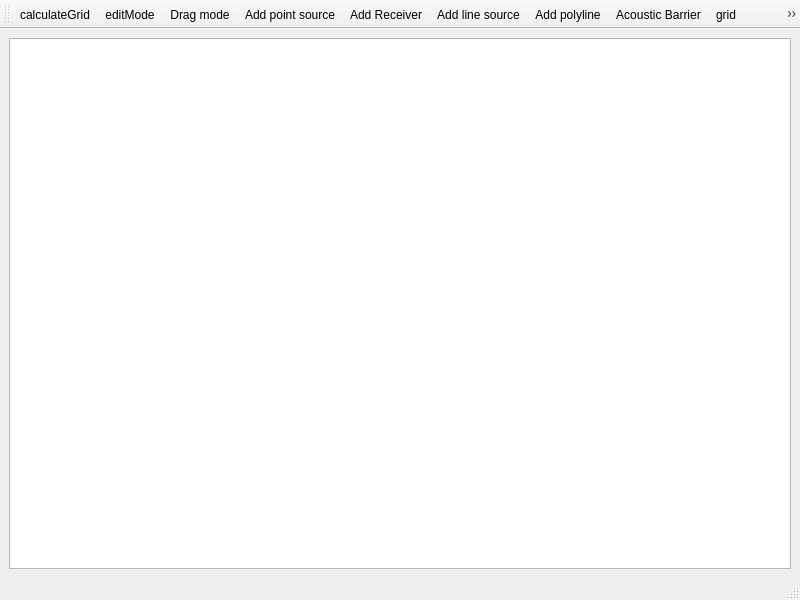
<?xml version="1.0" encoding="UTF-8"?>
<ui version="4.0">
 <class>MainWindow</class>
 <widget class="QMainWindow" name="MainWindow">
  <property name="geometry">
   <rect>
    <x>0</x>
    <y>0</y>
    <width>800</width>
    <height>600</height>
   </rect>
  </property>
  <property name="windowTitle">
   <string>MainWindow</string>
  </property>
  <widget class="QWidget" name="centralwidget">
   <layout class="QHBoxLayout" name="horizontalLayout">
    <item>
     <widget class="FnmQGraphicsView" name="graphicsView">
      <property name="verticalScrollBarPolicy">
       <enum>Qt::ScrollBarAlwaysOff</enum>
      </property>
      <property name="horizontalScrollBarPolicy">
       <enum>Qt::ScrollBarAlwaysOff</enum>
      </property>
      <property name="sizeAdjustPolicy">
       <enum>QAbstractScrollArea::AdjustIgnored</enum>
      </property>
     </widget>
    </item>
   </layout>
  </widget>
  <widget class="QMenuBar" name="menubar">
   <property name="geometry">
    <rect>
     <x>0</x>
     <y>0</y>
     <width>800</width>
     <height>19</height>
    </rect>
   </property>
  </widget>
  <widget class="QStatusBar" name="statusbar">
   <property name="layoutDirection">
    <enum>Qt::LeftToRight</enum>
   </property>
  </widget>
  <widget class="QToolBar" name="toolBar">
   <property name="windowTitle">
    <string>toolBar_2</string>
   </property>
   <property name="iconSize">
    <size>
     <width>36</width>
     <height>36</height>
    </size>
   </property>
   <attribute name="toolBarArea">
    <enum>TopToolBarArea</enum>
   </attribute>
   <attribute name="toolBarBreak">
    <bool>false</bool>
   </attribute>
   <addaction name="actioncalculateGrid"/>
   <addaction name="actioneditMode"/>
   <addaction name="actiondrag_mode"/>
   <addaction name="actionAdd_point_source"/>
   <addaction name="actionAdd_Receiver"/>
   <addaction name="action_add_line_source"/>
   <addaction name="actionadd_polyline"/>
   <addaction name="actionAcoustic_Barrier"/>
   <addaction name="actiongrid"/>
   <addaction name="actionzoom_full"/>
  </widget>
  <action name="actionAdd_point_source">
   <property name="icon">
    <iconset resource="resources.qrc">
     <normaloff>:/images/icons/point_source.png</normaloff>:/images/icons/point_source.png</iconset>
   </property>
   <property name="text">
    <string>Add point source</string>
   </property>
  </action>
  <action name="actioneditMode">
   <property name="icon">
    <iconset>
     <normaloff>:/images/icons/edit_mode_cursor</normaloff>:/images/icons/edit_mode_cursor</iconset>
   </property>
   <property name="text">
    <string>editMode</string>
   </property>
   <property name="toolTip">
    <string>edit mode</string>
   </property>
   <property name="shortcut">
    <string>Esc</string>
   </property>
  </action>
  <action name="actiongrid">
   <property name="icon">
    <iconset resource="resources.qrc">
     <normaloff>:/images/icons/grid.png</normaloff>:/images/icons/grid.png</iconset>
   </property>
   <property name="text">
    <string>grid</string>
   </property>
  </action>
  <action name="actioncalculateGrid">
   <property name="icon">
    <iconset resource="resources.qrc">
     <normaloff>:/images/icons/calculate_grid.png</normaloff>:/images/icons/calculate_grid.png</iconset>
   </property>
   <property name="text">
    <string>calculateGrid</string>
   </property>
   <property name="toolTip">
    <string>Calculate Grid</string>
   </property>
   <property name="shortcut">
    <string>Ctrl+R</string>
   </property>
  </action>
  <action name="actiondrag_mode">
   <property name="icon">
    <iconset resource="resources.qrc">
     <normaloff>:/images/icons/drag_mode.png</normaloff>:/images/icons/drag_mode.png</iconset>
   </property>
   <property name="text">
    <string>Drag mode</string>
   </property>
  </action>
  <action name="actionzoom_full">
   <property name="icon">
    <iconset resource="resources.qrc">
     <normaloff>:/images/icons/extend.png</normaloff>:/images/icons/extend.png</iconset>
   </property>
   <property name="text">
    <string>zoom full</string>
   </property>
   <property name="toolTip">
    <string>Zoom full extente</string>
   </property>
  </action>
  <action name="action_add_line_source">
   <property name="icon">
    <iconset resource="resources.qrc">
     <normaloff>:/images/icons/line_source.png</normaloff>:/images/icons/line_source.png</iconset>
   </property>
   <property name="text">
    <string>Add line source</string>
   </property>
  </action>
  <action name="actionAcoustic_Barrier">
   <property name="icon">
    <iconset resource="resources.qrc">
     <normaloff>:/images/icons/acoustic_barrier.png</normaloff>:/images/icons/acoustic_barrier.png</iconset>
   </property>
   <property name="text">
    <string>Acoustic Barrier</string>
   </property>
  </action>
  <action name="actionadd_polyline">
   <property name="icon">
    <iconset resource="resources.qrc">
     <normaloff>:/images/icons/polyline.png</normaloff>:/images/icons/polyline.png</iconset>
   </property>
   <property name="text">
    <string>Add polyline</string>
   </property>
  </action>
  <action name="actionAdd_Receiver">
   <property name="icon">
    <iconset resource="resources.qrc">
     <normaloff>:/images/icons/receiver.png</normaloff>:/images/icons/receiver.png</iconset>
   </property>
   <property name="text">
    <string>Add Receiver</string>
   </property>
  </action>
 </widget>
 <customwidgets>
  <customwidget>
   <class>FnmQGraphicsView</class>
   <extends>QGraphicsView</extends>
   <header>fnm_ui_qgraphics_view.h</header>
  </customwidget>
 </customwidgets>
 <resources>
  <include location="resources.qrc"/>
 </resources>
 <connections/>
</ui>
